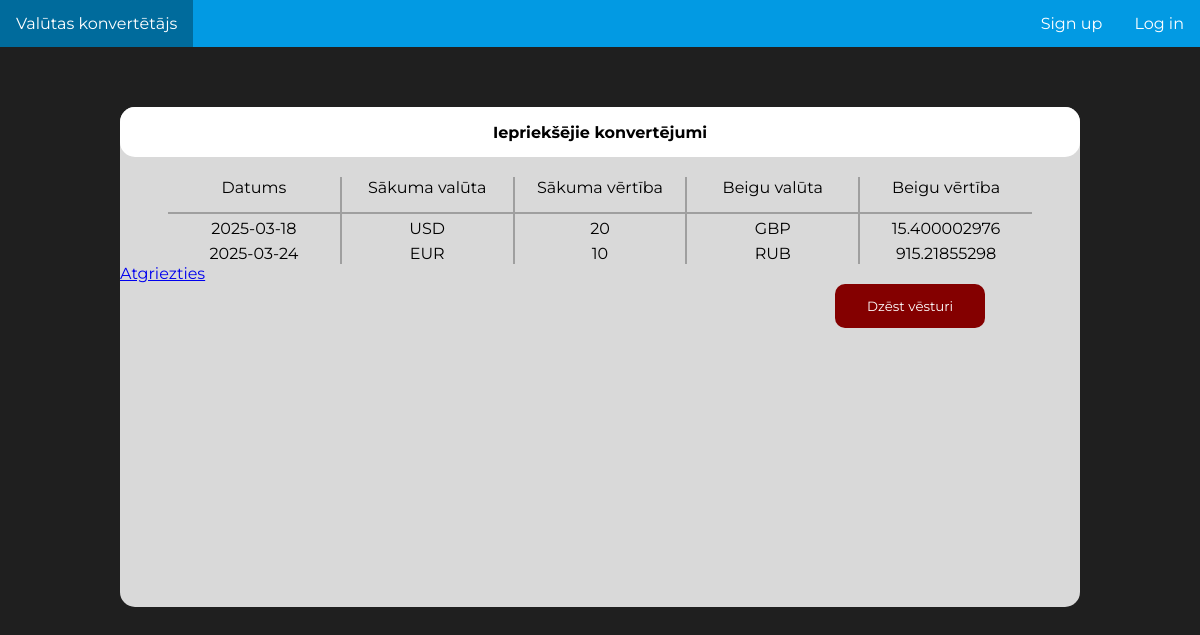
Before: /history with the older database file.
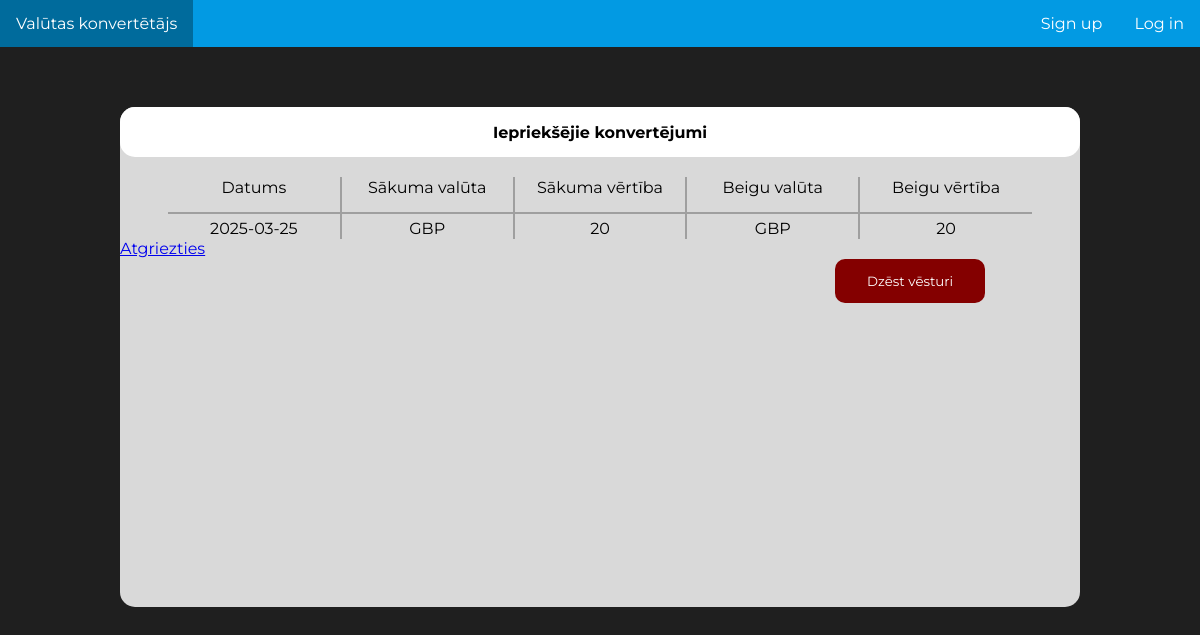
After: the same page with the newer database file.
### tables this page shows
CREATE TABLE "conversion_history" (
	"user_id"	INTEGER,
	"value_from"	INTEGER,
	"currency_from"	TEXT,
	"value_to"	INTEGER,
	"currency_to"	TEXT,
	"date"	TEXT,
	"time"	TEXT,
	FOREIGN KEY("user_id") REFERENCES "user"("user_id")
);

### currency_converter.py (the view)
@app.route("/history", methods = ["GET"])
def history():
    db = utilities.Database()
    history = db.get_histrory()
    print(history == [])
    if history == []:
        return render_template("history.html", history = (("", "", "", "", "", "", "")))
    else:
        return render_template("history.html", history = history)

### utilities.py (called while the page is built)
    def get_histrory(self):
        self.cur.execute("""SELECT * FROM 'conversion_history'""")
        history = self.cur.fetchall()
        self.cur.close()
        return history[-11:]

### templates/history.html (shortened to what this page needs)
<!DOCTYPE html>
<html lang="en">
  <head>
    <link rel="stylesheet" type="text/css" href="{{ url_for('static', filename='style.css' ) }}">
  </head>
    <body>
        <div>
          <ul class="navbar">
            <li><a href="/ieiet">Log in</a></li>
            <li><a href="/regisreties">Sign up</a></li>
            <li style="float:left"><a href="/">Valūtas konvertētājs</a></li>
          </ul>
        </div>
        <div class="mother-box">
            <div class="big-box">
                <div class="big-box-title-box">
                    Iepriekšējie konvertējumi
                </div>
                <div class="table-area">
                    <table class="big-box-table">
                        <tr>
                          <th class="borderized-right">Datums</th>
                          <th class="borderized-right">Sākuma valūta</th>
                          <th class="borderized-right">Sākuma vērtība</th>
                          <th class="borderized-right">Beigu valūta</th>
                          <th>Beigu vērtība</th>
                        </tr>
                        {% for row in history %}
                          <tr>
                            <td class="borderized-right">{{ row [5] }}</td>
                            <td class="borderized-right">{{ row [2] }}</td>
                            <td class="borderized-right">{{ row [1] }}</td>
                            <td class="borderized-right">{{ row [4] }}</td>
                            <td>{{ row [3] }}</td>
                          </tr>
                        {% endfor %}
                      </table>
                </div>
                <div class="delete-button">
                <form action="/api/delete_history">
                <input class="delete-history-button" type="submit" name="delete_history" value="Dzēst vēsturi"/>
                </form>
                <a href="/"> Atgriezties </a>
                </div>
            </div>
        </div>
    </body>
</html>

### static/style.css (style rules this page uses)
.navbar { list-style-type: none; margin: 0; padding: 0; overflow: hidden; width: 100%; background-color: #029AE3; transition: 0.3s; }
li { float: right; }
li a { display: block; color: white; padding: 14px 16px; text-decoration: none; transition: 0.3s; }
body { display: block; font-family: 'Montserrat', serif; margin: 0px; background-color: #1f1f1f; }
.big-box { height: 500px; width: 80%; background-color: #D9D9D9; display: block; margin: auto; border-radius: 15px; }
.big-box-title-box { display: inline-block; height: 50px; border-radius: 15px; width: 100%; background-color: #ffffff; align-content: center; text-align: center; font-weight: bold; }
.mother-box { margin-top: 60px; }
.big-box-table { text-align: center; width: 100%; }
.table-area { margin-top: 20px; margin-left: auto; margin-right: auto; width: 90%; }
th { font-weight: normal; width: 20%; padding-bottom: 15px; border-bottom: 2px solid #9F9F9F; }
td { padding-top: 5px; }
.borderized-right { border-right: 2px solid #9F9F9F; }
table { border-collapse: collapse; }
.delete-history-button { display: block; border: none; font-family: 'Montserrat', 'serif'; border-radius: 10px; color: #ffffff; background-color: rgb(132, 0, 0); padding: 14px 16px; text-decoration: none; transition: 0.3s; width: 150px; float: right; margin-right: 95px; margin-top: 20px; }
.delete-button { padding-top: auto; padding-bottom: 20px; }

Changed rows visible on the page:
removed conversion_history: date "2025-03-24", currency_from "EUR", value_from "10", currency_to "RUB", value_to "915.21855298"
changed conversion_history "GBP": date "2025-03-18" → "2025-03-25"; currency_from "USD" → "GBP"; value_to "15.400002976" → "20"
